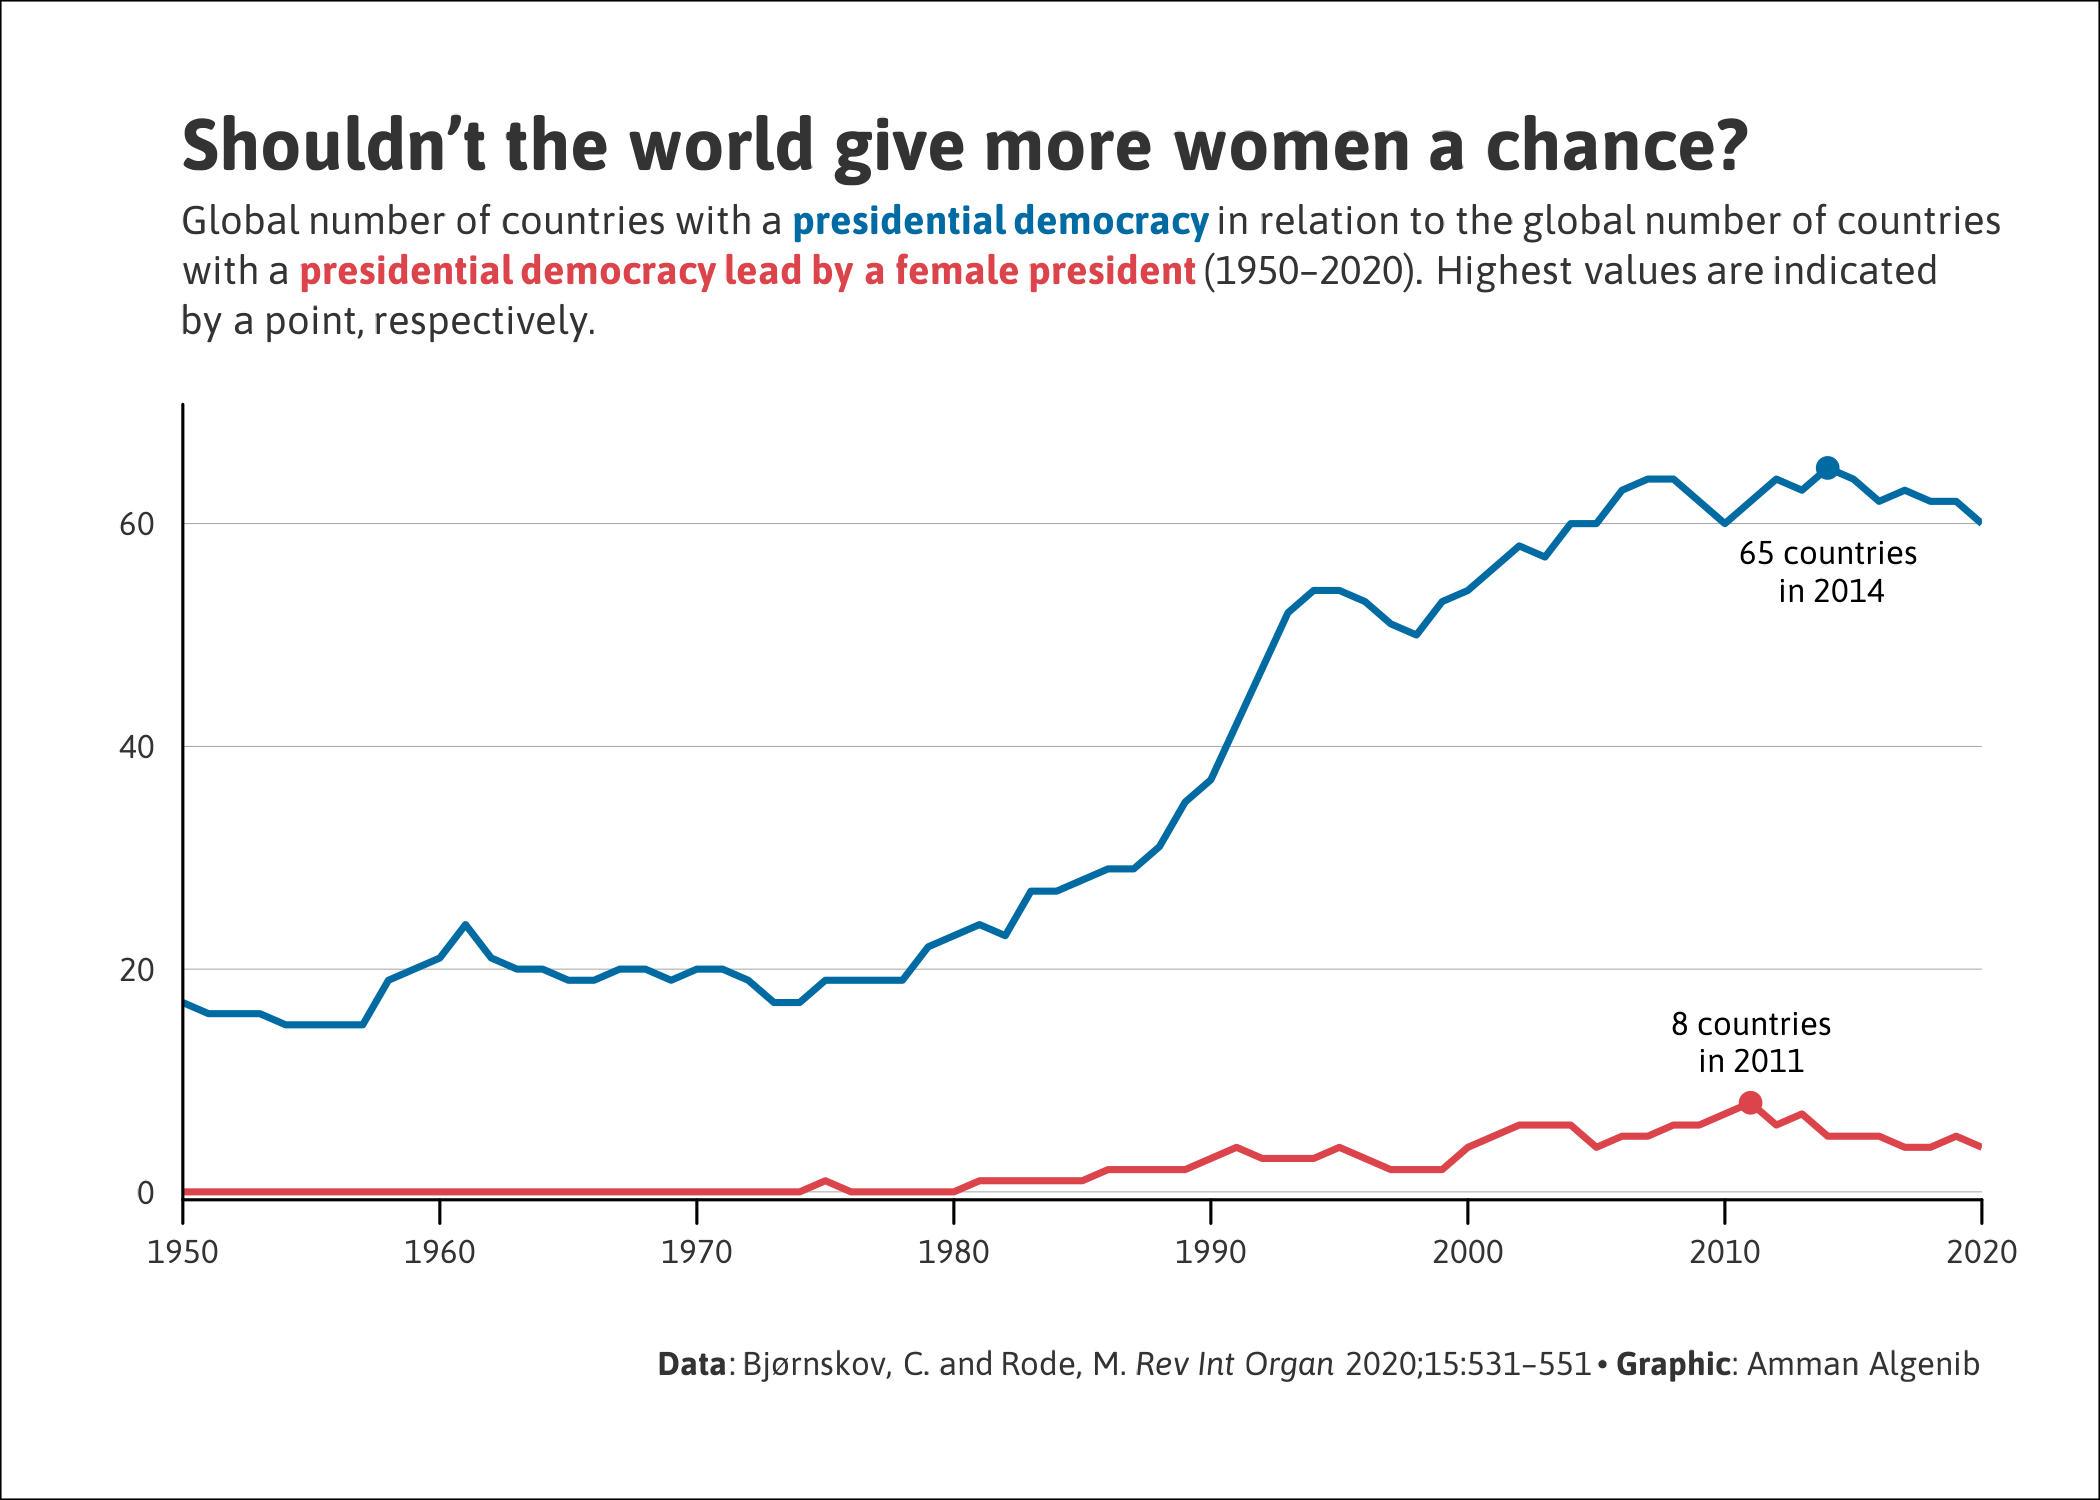

The script that drew this image:

# Load packages -----------------------------------------------------------

library(tidyverse)
library(showtext)
library(ggtext)
library(patchwork)
library(camcorder)
library(glue)


# set path ----------------------------------------------------------------

my_path <- c("~", "R", "tidytuesdays")


# Load data ---------------------------------------------------------------

tuesdata <- tidytuesdayR::tt_load("2024-11-05")
tbl <- tuesdata$democracy_data

# Load fonts --------------------------------------------------------------

font_add_google("Asap", "asap")
ft1 <- "asap"
showtext_auto()


# Define colours ----------------------------------------------------------

col_bg <- "white"
col_text <- "grey20"
col_dem <- "#006ba2"
col_female <- "#db444b"


# Data wrangling ----------------------------------------------------------

toi <- c("is_democracy", "is_female_president") # toi = topics of interest

tbl_toi <- tbl |> 
  select(country_name, year, is_democracy, is_presidential, is_female_president) |> 
  filter(is_democracy == TRUE & is_presidential == TRUE) |> 
  group_by(year) |> 
  summarise(across(toi, ~ sum(., na.rm = TRUE))) |> 
  rename(
    female_presidents = is_female_president,
    democracy = is_democracy
  )

tbl_toi <- tbl_toi |> 
  pivot_longer(
    cols = c("female_presidents", "democracy"),
    names_to = "toi",
    values_to = "n"
  )

max_dem <- tbl_toi |> 
  filter(toi == "democracy") |> 
  filter(n == max(n)) |> 
  slice(1)

max_female_pres <- tbl_toi |> 
  filter(toi == "female_presidents") |> 
  filter(n == max(n)) |> 
  slice(1)

max_val <- rbind(max_dem, max_female_pres)

# Start recording ---------------------------------------------------------

gg_record(
  dir = file.path(paste(my_path, collapse = "/"), "2024", "2024-11-05", "recording"),
  device = "png",
  width = 7,
  height = 5,
  units = "in",
  dpi = 300
)


# Define text -------------------------------------------------------------

txt_title <- "**Shouldn't the world give more women a chance?**"
txt_subtitle <- "Global number of countries with a <span style='color:#006ba2'>**presidential democracy**</span> in relation to the global number of countries<br>with a <span style='color:#db444b'>**presidential democracy lead by a female president**</span> (1950--2020). Highest values are indicated<br>by a point, respectively."
txt_caption <- "**Data**: Bjørnskov, C. and Rode, M. *Rev Int Organ* 2020;15:531–551 \u2022 **Graphic**: Amman Algenib"


# Plot --------------------------------------------------------------------

ggplot() +
  geom_line(data = tbl_toi, aes(year, n, colour = toi), linewidth = 0.8) +
  geom_point(data = max_val, aes(year, n, colour = toi), size = 2) +
  
  annotate(geom = "text", x = max_val$year[[1]], y = max_val$n[[1]], label = "65 countries\n in 2014", hjust = 0.5, vjust = 2.2, size = 25/.pt, lineheight = 0.3, family = ft1) +
  annotate(geom = "text", x = max_val$year[[2]], y = max_val$n[[2]], label = "8 countries\nin 2011", hjust = 0.5, vjust = -0.5, size = 25/.pt, lineheight = 0.3, family = ft1) +
  
  labs(
    title = txt_title,
    subtitle = txt_subtitle,
    caption = txt_caption
  ) +
  
  scale_x_continuous(breaks = seq(1950, 2030, by = 10), expand = c(0, 0)) +
  scale_y_continuous(limits = c(0, 70), breaks = seq(0, 70, by = 20), expand = c(0.01, 0.01)) +
  scale_color_manual(values = c(col_dem, col_female)) +
  
  theme_void() +
  theme(
    
    text = element_text(family = ft1, colour = col_text),
    
    plot.margin = margin(1, 1, 1, 1, unit = "cm"),
    plot.background = element_rect(fill = col_bg),
    plot.title = element_markdown(size = 55, margin = margin(b = 5)),
    plot.subtitle = element_markdown(size = 30, margin = margin(b = 15), lineheight = 0.4),
    plot.caption = element_markdown(size = 25),
    
    panel.grid.major.y = element_line(linewidth = 0.1, colour = "grey60"), 
    
    axis.line = element_line(),
    axis.ticks.x = element_line(),
    axis.ticks.length.x = unit(0.2, "cm"),
    axis.text.x = element_text(size = 25, margin = margin(t = 3, b = 15), color = col_text),
    axis.text.y = element_text(size = 25, margin = margin(r = 7, l = 0), color = col_text, hjust = 1),
    
    legend.position = "none"
  )

# Save gif ----------------------------------------------------------------

gg_playback(
  name = file.path(paste(my_path, collapse = "/"), "2024", "2024-11-05", paste0("20241105", ".gif")),
  first_image_duration = 4,
  last_image_duration = 20,
  frame_duration = .25,
  background = col_bg
)
